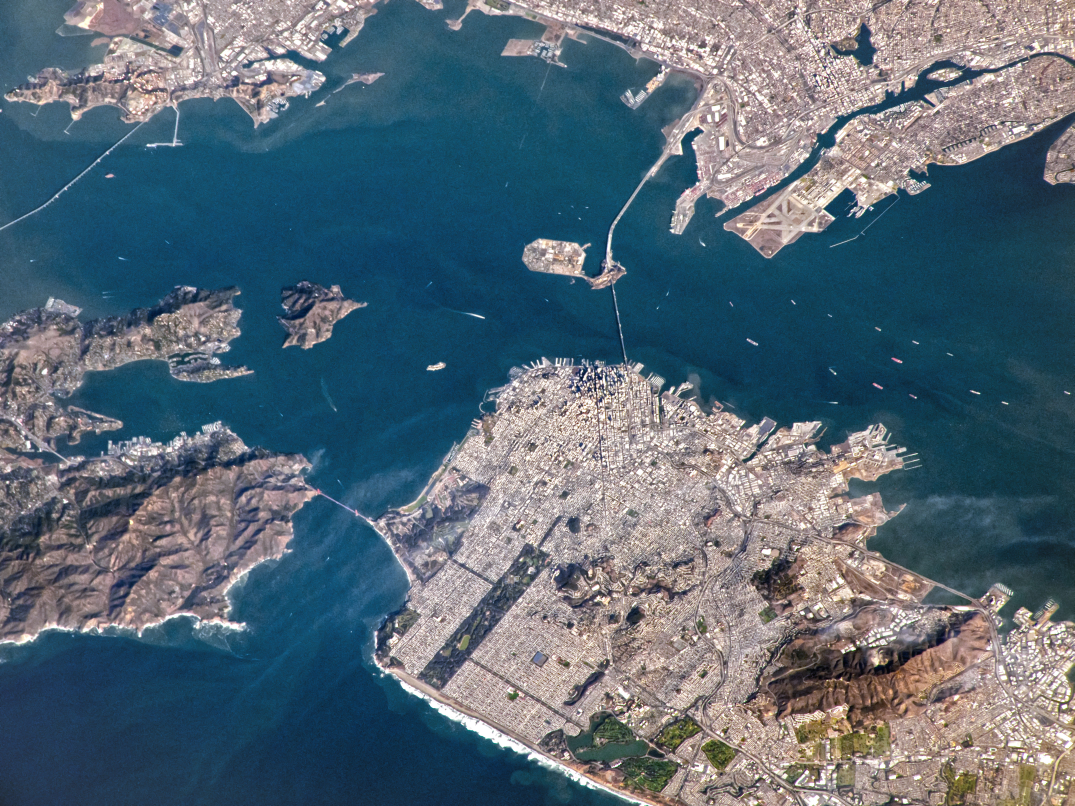
#> input picture 4_Data_Science_Pipelines/exercises/images/san_francisco_bay.jpg, 4299 x 3224 px (shown at 1/4 size)
$ jupyter execute 05_Feature_Extraction.ipynb   (shell and % lines are left out)   (older library calls are emulated)
#> lines starting #> are read from the running program, lines starting #| are printed output that depends on the picture
# Exercise: Feature Extraction in OpenCV

In this exercise, we extract important image features like gradients, edges and corners in OpenCV. This is fundamental for image interpretation and object recognition. Your tasks are the following:

- Calculate image gradients and plot the result
- Detect edges using Canny edge detector
- Detect corners using Harris corner detector

[cell 1]
# imports
import cv2
import numpy as np
import matplotlib.pyplot as plt

## 1. Data Acquision

[cell 2]
# load image
input_img = cv2.imread ('images/san_francisco_bay.jpg')
#> input_img is the input picture: shape (3224, 4299, 3); mean B, G, R 118.2, 105.4, 88.1

# convert image to RGB and grayscale (matplotlib uses RGB, OpenCV uses BGR)
img_RGB = cv2.cvtColor(input_img, cv2.COLOR_BGR2RGB)
img_gray = cv2.cvtColor(input_img, cv2.COLOR_BGR2GRAY)
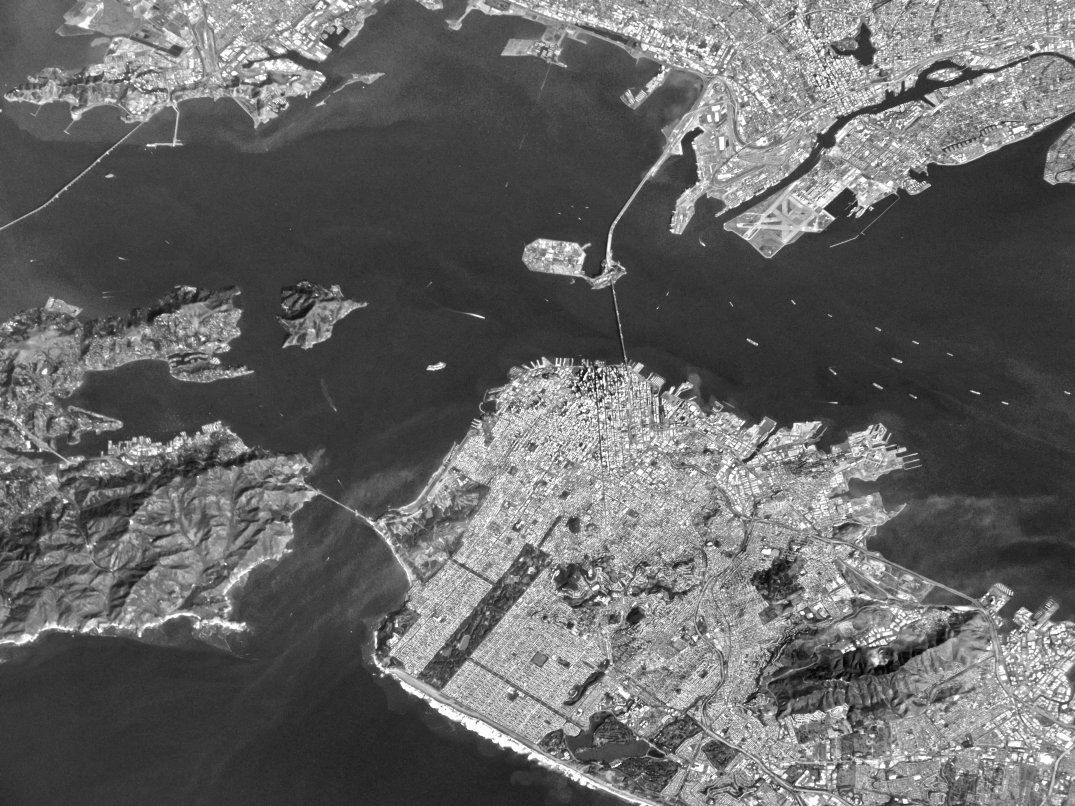
#> img_gray: shape (3224, 4299) (shown at 1/4 size); min 1, max 255, mean 101.7

[cell 3]
# display image
plt.imshow(img_RGB)
plt.title(' San Francisco Bay')

## 2. Image Manipulation and Preprocessing

[cell 4]
# we can make a cutout to work with a smaller part of the image (slicing)
cutout_RGB = img_RGB[0:600, 0:1600]
# cutout_RGB = img_RGB[0:img_RGB.shape[0], 0:img_RGB.shape[1]]
cutout_gray = cv2.cvtColor(cutout_RGB, cv2.COLOR_RGB2GRAY)
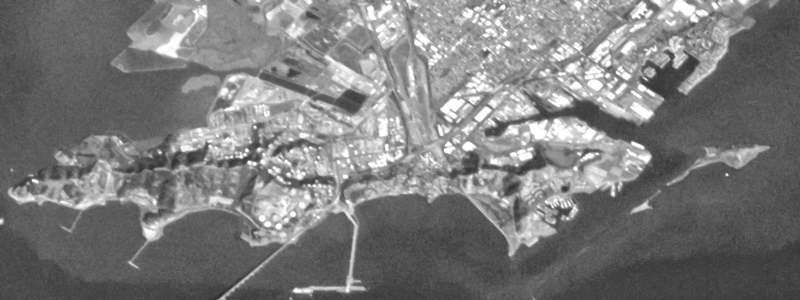
#> cutout_gray: shape (600, 1600) (shown at 1/2 size); min 45, max 255, mean 123.3
plt.imshow(cutout_gray, cmap='gray')

## 3. Feature Extraction

**TODO**: Calculate the gradient in `x` and in `y` of the cutout, respectively, using the Sobel operator, and plot the gradient images. Calculate the magnitude of the gradient and plot it as well. Finally, threshold the gradient and plot a binary image of the gradients (white if a pixel's gradient is above the threshold, black otherwise)

[cell 5]
sobel_x = cv2.Sobel(cutout_gray, cv2.CV_64F, 1, 0, ksize=3)
sobel_y = cv2.Sobel(cutout_gray, cv2.CV_64F, 0, 1, ksize=3)
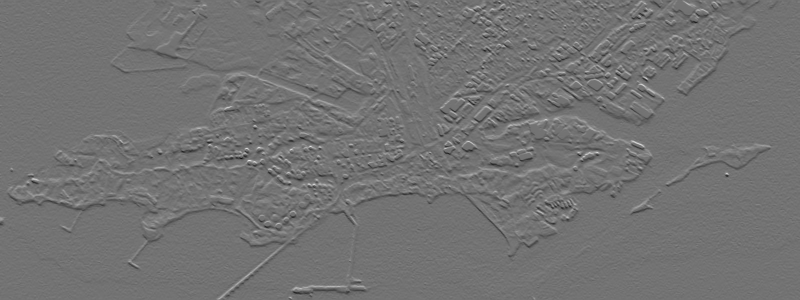
#> sobel_y: shape (600, 1600) float64 (shown at 1/2 size); min -514, max 623, mean -1; drawn with min black and max white

gradient_magnitude = cv2.magnitude(sobel_x, sobel_y)
gradient_magnitude_uint8 = cv2.normalize(
    gradient_magnitude, None, 0, 255, cv2.NORM_MINMAX
).astype(np.uint8)

threshold = 50
_, gradient_binary = cv2.threshold(
    gradient_magnitude_uint8, threshold, 255, cv2.THRESH_BINARY
)
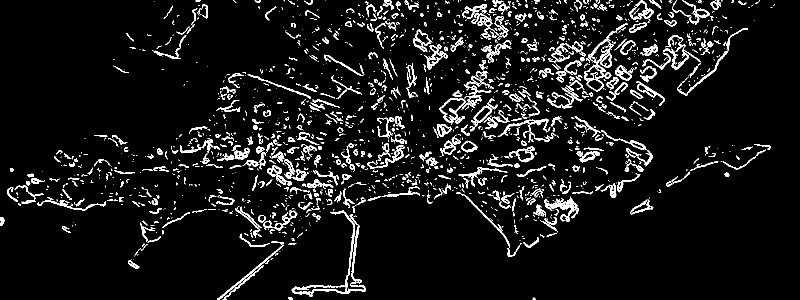
#> gradient_binary: shape (600, 1600) (shown at 1/2 size); 7.1% white in thin lines or dots

fig, axes = plt.subplots(2, 2, figsize=(14, 9))
axes[0, 0].imshow(sobel_x, cmap='gray')
axes[0, 0].set_title('Sobel X')
axes[0, 1].imshow(sobel_y, cmap='gray')
axes[0, 1].set_title('Sobel Y')
axes[1, 0].imshow(gradient_magnitude_uint8, cmap='gray')
axes[1, 0].set_title('Gradient Magnitude')
axes[1, 1].imshow(gradient_binary, cmap='gray')
axes[1, 1].set_title(f'Binary Gradient (threshold={threshold})')

for ax in axes.ravel():
    ax.axis('off')

plt.tight_layout()
plt.show()

**TODO**: Blur the image to remove noise. Then apply the Canny edge detector to extract edges in the blurred image. Plot the detected edges in the original image. Can you adapt the Canny detector parameters to improve your result?

**HINT:** Check out OpenCV's GaussianBlur() and Canny() functions!

[cell 6]
blurred = cv2.GaussianBlur(cutout_gray, (5, 5), 0)

canny_thresholds = [(50, 150), (75, 200)]
edge_results = [cv2.Canny(blurred, low, high) for low, high in canny_thresholds]
#> edge_results = 2 items

best_edges = edge_results[1]
#> best_edges: shape (600, 1600); 3.3% white in thin lines or dots
edges_overlay = cutout_RGB.copy()
edges_overlay[best_edges > 0] = [255, 0, 0]
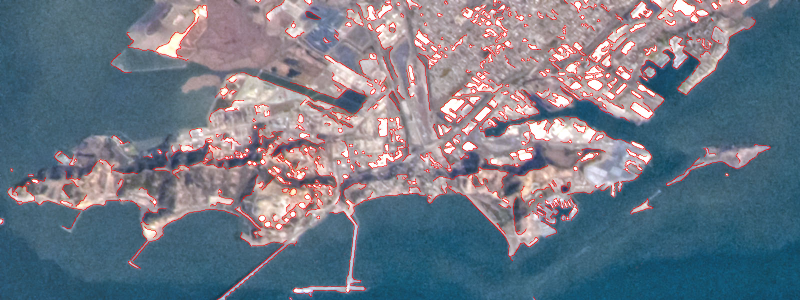
#> edges_overlay: shape (600, 1600, 3) (shown at 1/2 size); mean R, G, B 113.8, 120.5, 133.5

fig, axes = plt.subplots(1, 3, figsize=(18, 5))
for ax, edges, (low, high) in zip(axes[:2], edge_results, canny_thresholds):
    ax.imshow(edges, cmap='gray')
    ax.set_title(f'Canny Edges ({low}, {high})')
    ax.axis('off')
#> this loop made 2 passes
#> (low, high) on passes 1 to 2: (50, 150), (75, 200)

axes[2].imshow(edges_overlay)
axes[2].set_title('Selected Edges on Original Cutout')
axes[2].axis('off')

plt.tight_layout()
plt.show()
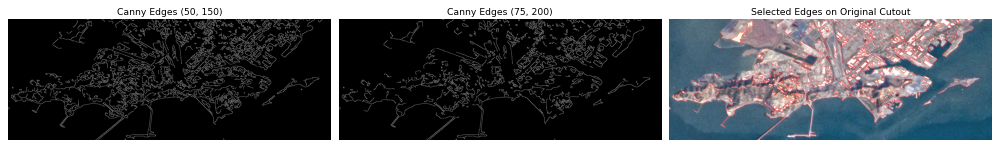
#> figure drawn by matplotlib, 3 panels

[cell 7]
# new cutout for corner detection (copy to avoid changing the original image)
cutout_RGB_2 = img_RGB[1200:2000, 1500:3500].copy()
cutout_gray_2 = cv2.cvtColor(cutout_RGB_2, cv2.COLOR_RGB2GRAY)
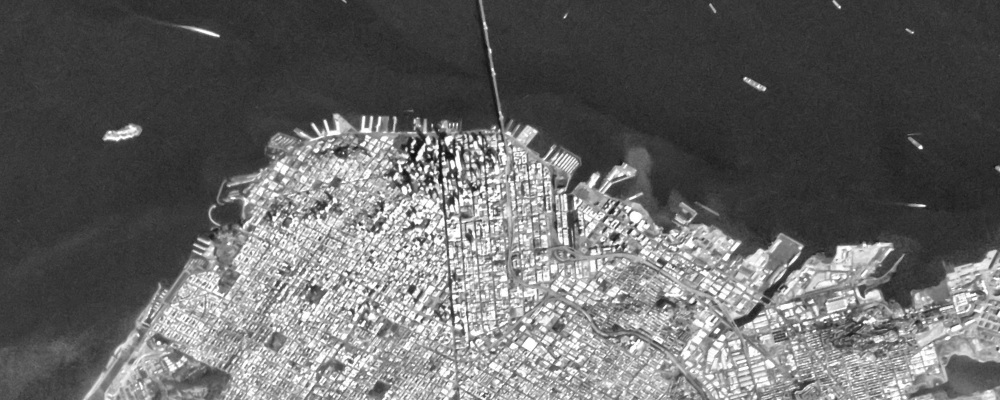
#> cutout_gray_2: shape (800, 2000) (shown at 1/2 size); min 10, max 255, mean 103

**TODO**: Apply the Harris detector to extract object corners in the new cutout defined above. Plot the detected corners in red into `cutout_RGB_2`. Can you adapt the Harris parameters to improve your result?

**HINT:** You can use OpenCV's cornerHarris() function!

[cell 8]
harris_input = np.float32(cutout_gray_2)
harris_response = cv2.cornerHarris(harris_input, blockSize=2, ksize=3, k=0.04)
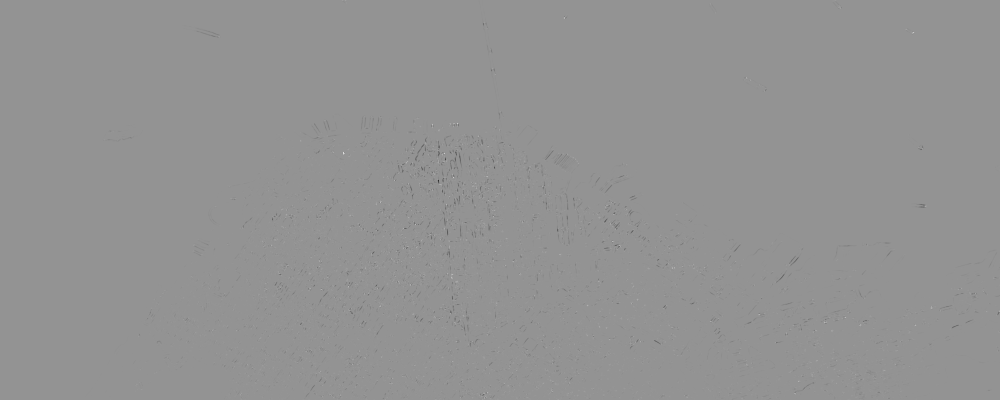
#> harris_response: shape (800, 2000) float32 (shown at 1/2 size); min -39488128, max 28760160, mean -59249.1; drawn with min black and max white
harris_response = cv2.dilate(harris_response, None)
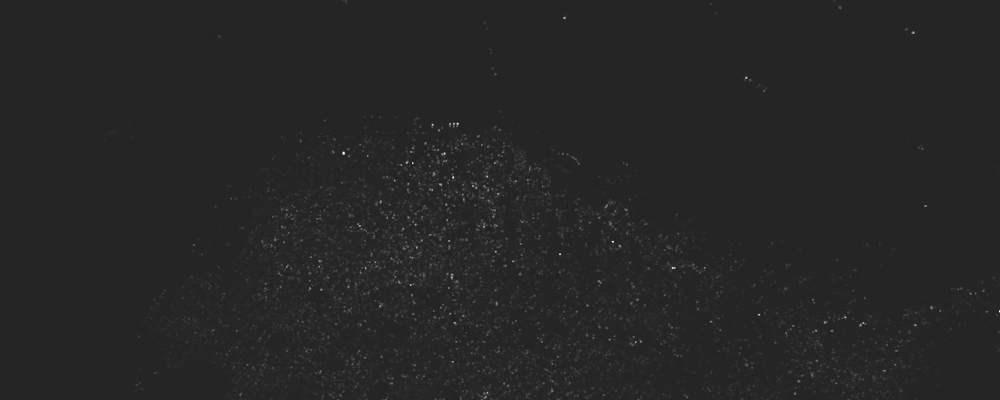
#> harris_response: shape (800, 2000) float32 (shown at 1/2 size); min -4990517, max 28760160, mean 172318; drawn with min black and max white

corner_threshold = 0.01 * harris_response.max()
#> corner_threshold = 287601.6
harris_corners = cutout_RGB_2.copy()
harris_corners[harris_response > corner_threshold] = [255, 0, 0]
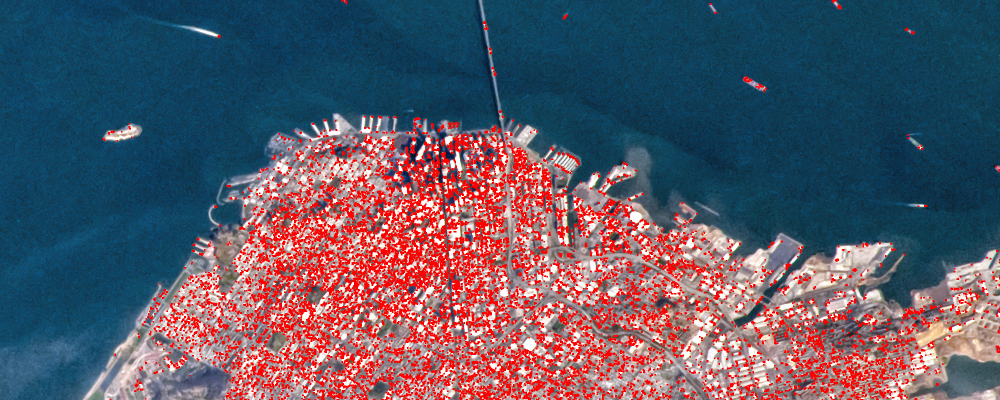
#> harris_corners: shape (800, 2000, 3) (shown at 1/2 size); mean R, G, B 93.1, 88.2, 103.2

plt.figure(figsize=(12, 6))
plt.imshow(harris_corners)
plt.title('Harris Corners')
plt.axis('off')
plt.show()
